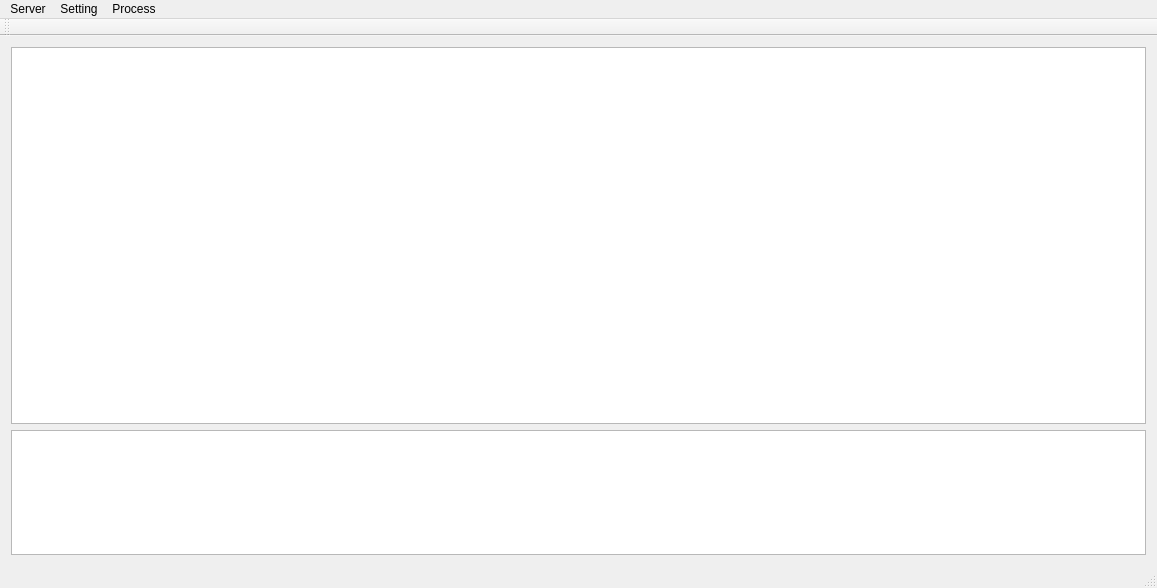
<?xml version="1.0" encoding="UTF-8"?>
<ui version="4.0">
 <class>MainWindow</class>
 <widget class="QMainWindow" name="MainWindow">
  <property name="geometry">
   <rect>
    <x>0</x>
    <y>0</y>
    <width>1157</width>
    <height>588</height>
   </rect>
  </property>
  <property name="windowTitle">
   <string>V2RAYQT</string>
  </property>
  <property name="windowIcon">
   <iconset resource="gui_resource.qrc">
    <normaloff>:/MAIN_LOGO</normaloff>:/MAIN_LOGO</iconset>
  </property>
  <widget class="QWidget" name="centralWidget">
   <layout class="QVBoxLayout" name="verticalLayout_2">
    <item>
     <layout class="QVBoxLayout" name="verticalLayout" stretch="3,1">
      <item>
       <widget class="QTableView" name="server_table_view"/>
      </item>
      <item>
       <widget class="QTextBrowser" name="textBrowser_log"/>
      </item>
     </layout>
    </item>
   </layout>
  </widget>
  <widget class="QMenuBar" name="menuBar">
   <property name="geometry">
    <rect>
     <x>0</x>
     <y>0</y>
     <width>1157</width>
     <height>26</height>
    </rect>
   </property>
   <widget class="QMenu" name="menu_server">
    <property name="title">
     <string>Server</string>
    </property>
    <addaction name="action_add_server"/>
    <addaction name="action_add_files"/>
    <addaction name="action_remove_server"/>
    <addaction name="action_modify_server"/>
    <addaction name="separator"/>
    <addaction name="action_import_vmess_link"/>
    <addaction name="action_export_vmess_link"/>
    <addaction name="separator"/>
    <addaction name="action_update_subscription"/>
    <addaction name="action_clear_subscription"/>
   </widget>
   <widget class="QMenu" name="menuSeting">
    <property name="title">
     <string>Setting</string>
    </property>
    <addaction name="action_select_template"/>
   </widget>
   <widget class="QMenu" name="menuProcess">
    <property name="title">
     <string>Process</string>
    </property>
    <addaction name="action_restart_process"/>
    <addaction name="action_terminate_process"/>
   </widget>
   <addaction name="menu_server"/>
   <addaction name="menuSeting"/>
   <addaction name="menuProcess"/>
  </widget>
  <widget class="QToolBar" name="mainToolBar">
   <attribute name="toolBarArea">
    <enum>TopToolBarArea</enum>
   </attribute>
   <attribute name="toolBarBreak">
    <bool>false</bool>
   </attribute>
  </widget>
  <widget class="QStatusBar" name="statusBar"/>
  <action name="action_add_server">
   <property name="text">
    <string>Add</string>
   </property>
  </action>
  <action name="action_remove_server">
   <property name="text">
    <string>Delete</string>
   </property>
  </action>
  <action name="action_modify_server">
   <property name="text">
    <string>Modify</string>
   </property>
  </action>
  <action name="action_import_vmess_link">
   <property name="text">
    <string>Import link from the clipboard</string>
   </property>
  </action>
  <action name="action_export_vmess_link">
   <property name="text">
    <string>Export link to clipboard</string>
   </property>
  </action>
  <action name="action_update_subscription">
   <property name="text">
    <string>Update subscription</string>
   </property>
  </action>
  <action name="action_clear_subscription">
   <property name="text">
    <string>Clear subscription</string>
   </property>
  </action>
  <action name="action_select_template">
   <property name="text">
    <string>Select template</string>
   </property>
  </action>
  <action name="action_add_files">
   <property name="text">
    <string>Add files</string>
   </property>
  </action>
  <action name="action_restart_process">
   <property name="text">
    <string>Restart</string>
   </property>
  </action>
  <action name="action_terminate_process">
   <property name="text">
    <string>Terminate</string>
   </property>
  </action>
 </widget>
 <layoutdefault spacing="6" margin="11"/>
 <resources>
  <include location="gui_resource.qrc"/>
 </resources>
 <connections/>
</ui>
